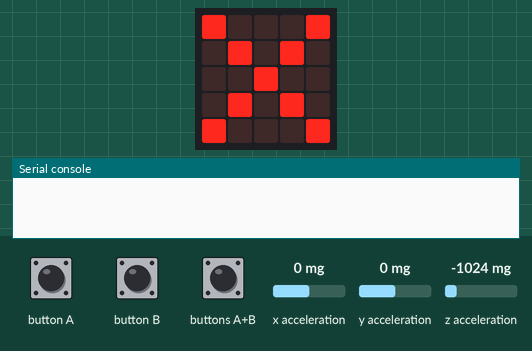
Simulated run of this program. Board: BBC micro:bit running MicroPython. On the bench: the board's 5×5 LED display, the last lines printed to the serial console. The inputs (shaded band) are chosen by the test bench; at power-on: x acceleration 0 mg, y acceleration 0 mg, z acceleration -1024 mg. No radio messages arrive unless stated (any console line starting 'radio sent:' is added by the test bench).

Above: at 1.2 s.
1.3 s: buttons A+B pressed for 1 s
At 1.68 s:
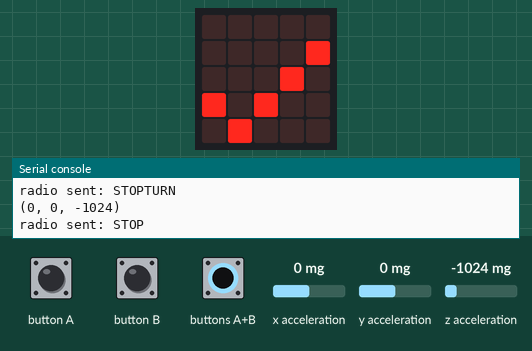
3.8 s: buttons A+B pressed for 0.15 s
5.5 s: x acceleration set to -571 mg
7.0 s: x acceleration set to -620 mg
10.2 s: y acceleration set to -569 mg
11.7 s: y acceleration set to -626 mg
Timing chart, 0 to 14.2 s (numbered marks = the images above; inputs shaded):
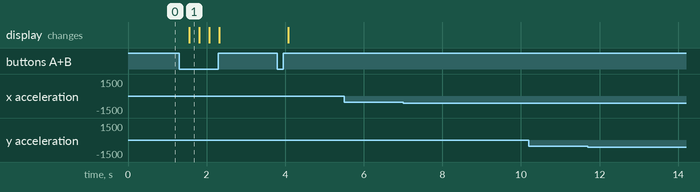

Measured:
- after the input at 1.3 s, the display: changes after 0.26 s (image 1)

The program:

car_control.py
```python
from microbit import *
import radio

radio.on()

FORWARD = "FORWARD"
BACK = "BACK"
LEFT = "LEFT"
RIGHT = "RIGHT"
FASTER = "FASTER"
SLOWER = "SLOWER"
SPEEDUP = "SPEEDUP"
SPEEDDOWN = "SPEEDDOWN"
STOP = "STOP"
STOP_TURN = "STOPTURN"

enabled = False
old_gesture = None

turning_left = False
turning_right = False

while True:
    if enabled:
        display.show(Image.YES)
    else:
        display.show(Image.NO)

    if button_b.is_pressed() and button_a.is_pressed():
        enabled = not enabled
        if not enabled:
            radio.send(STOP)
        sleep(200)

    if enabled:
        if button_a.is_pressed():
            radio.send(FORWARD)
        if button_b.is_pressed():
            radio.send(BACK)

        gesture = accelerometer.current_gesture()
        if gesture != old_gesture:
            if gesture == "left":
                radio.send(LEFT)
            elif gesture == "right":
                radio.send(RIGHT)
            else:
                radio.send(STOP_TURN)

        values = accelerometer.get_values()
        x = values[0]
        print(values)

        if x < -600 and not turning_left:
            turning_left = True
            radio.send(LEFT)
        elif x > 600 and not turning_right:
            turning_right = True
            radio.send(RIGHT)
        else:
            if turning_left or turning_right:
                radio.send(STOP_TURN)
                turning_left = False
                turning_right = False

        y = values[1]
        if y < -600:
            radio.send(SPEEDUP)
        elif y > 600:
            radio.send(SPEEDDOWN)

    sleep(50)
```
